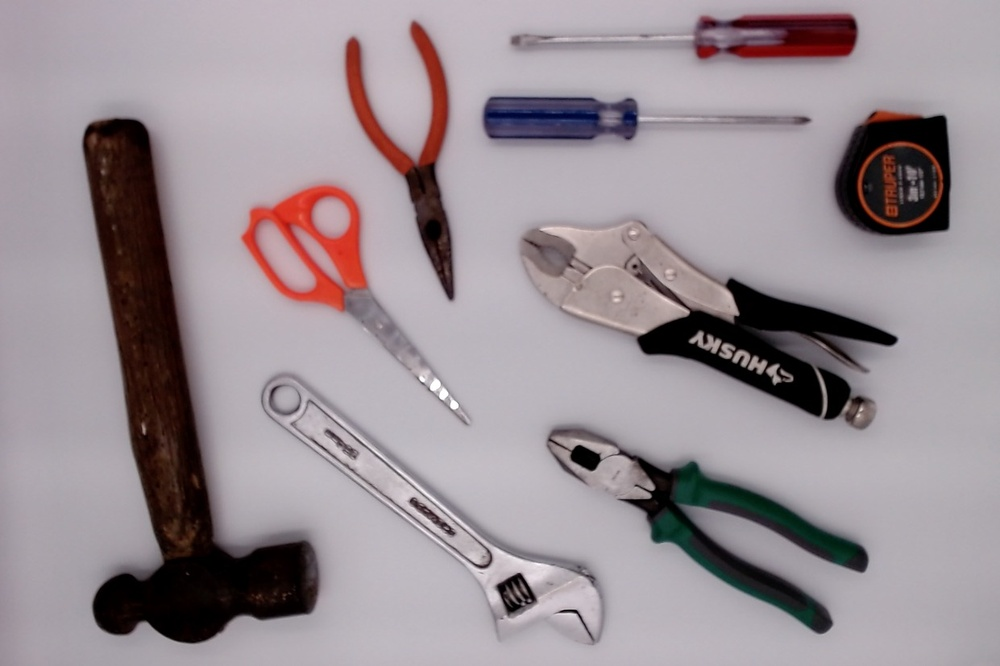
#> input picture python_code/todas_blanco2.jpg, 1000 x 666 px, shrunk from 1241 x 827 before the run
$ python bordes.py
#> lines starting #> are read from the running program, lines starting #| are printed output that depends on the picture; after the words box and inside, x2 and y2 are one past the last pixel; in counts of white or black regions, pixels touching at a corner belong together
import numpy as np
import cv2 as cv
from matplotlib import pyplot as plt

img = cv.imread('todas_blanco2.jpg', cv.IMREAD_GRAYSCALE)
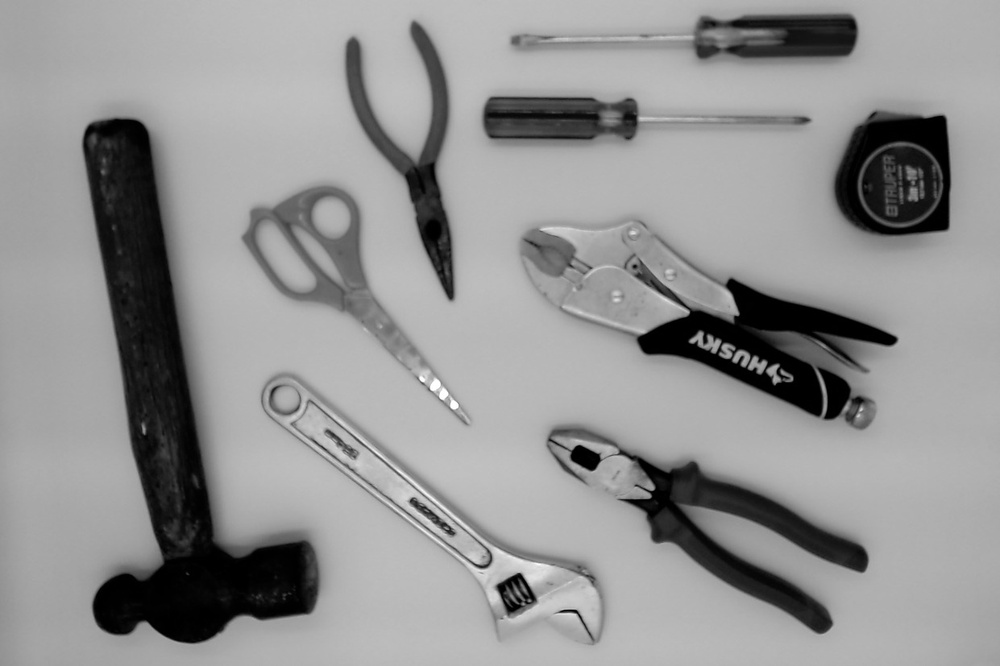
#> img: shape (666, 1000); min 0, max 255, mean 146.6

assert img is not None, "file could not be read, check with os.path.exists()"

im_floodfill = cv.Canny(img,100,200)
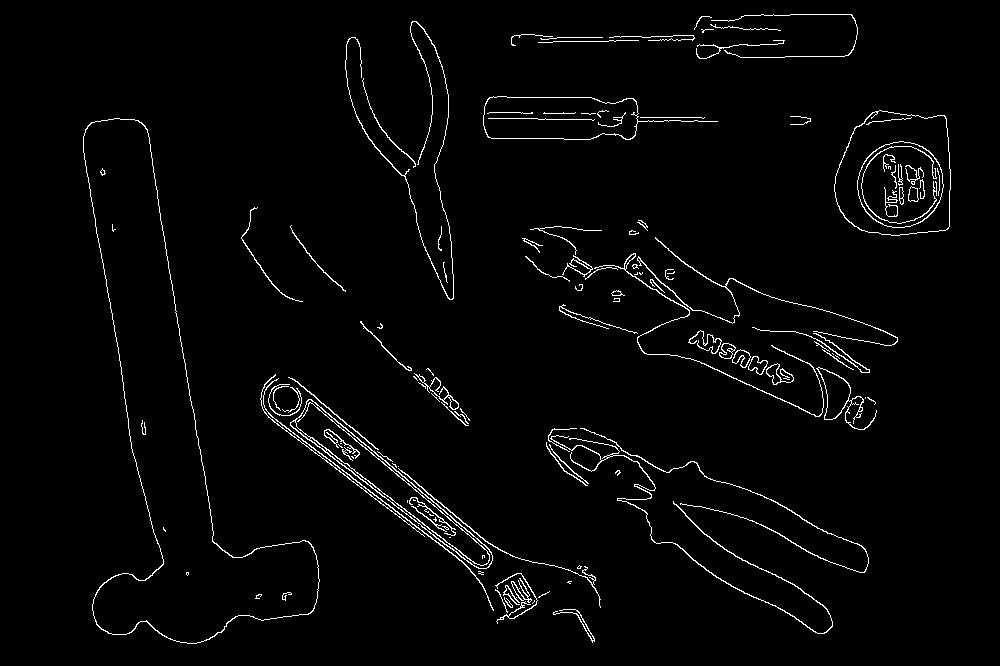
#> im_floodfill: shape (666, 1000); 2.4% white in thin lines or dots, all inside (x1, y1, x2, y2) = (83, 14, 951, 644)

plt.subplot(121),plt.imshow(img,cmap = 'gray')
plt.title('Original Image'), plt.xticks([]), plt.yticks([])

h, w = im_floodfill.shape[:2]
#> h = 666; w = 1000
mask = np.zeros((h+2, w+2), np.uint8)

# Floodfill from point (0, 0)
cv.floodFill(im_floodfill, mask, (0,0), 255);
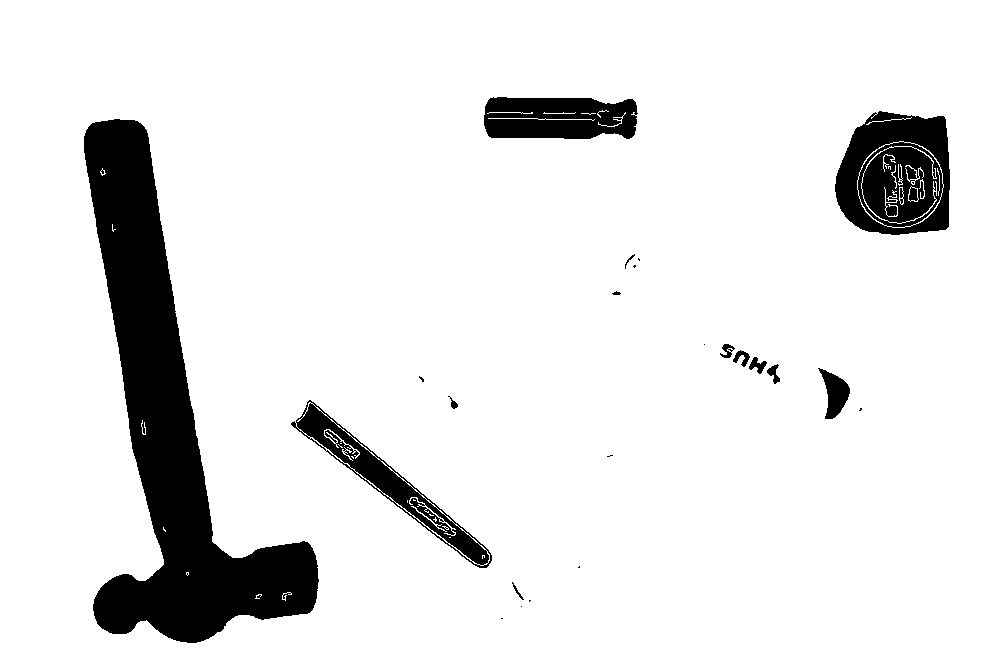
#> im_floodfill: shape (666, 1000); 90.2% white; 24 black regions (11 under 20 px), largest, box (x1, y1, x2, y2) and area: (84, 119, 319, 643) 42363, (835, 111, 950, 235) 10787, (484, 97, 638, 139) 5497

# Invert floodfilled image
im_floodfill_inv = cv.bitwise_not(im_floodfill)

# Combine the two images to get the foreground.
im_out = im_floodfill_inv

plt.subplot(122),plt.imshow(im_out,cmap = 'gray')
plt.title('Edge Image'), plt.xticks([]), plt.yticks([])

plt.show()
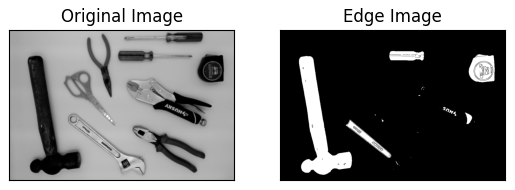
#> figure drawn by matplotlib, 2 panels

$ run again, with python_code/ejemplo_bordes.png saved as python_code/todas_blanco2.jpg
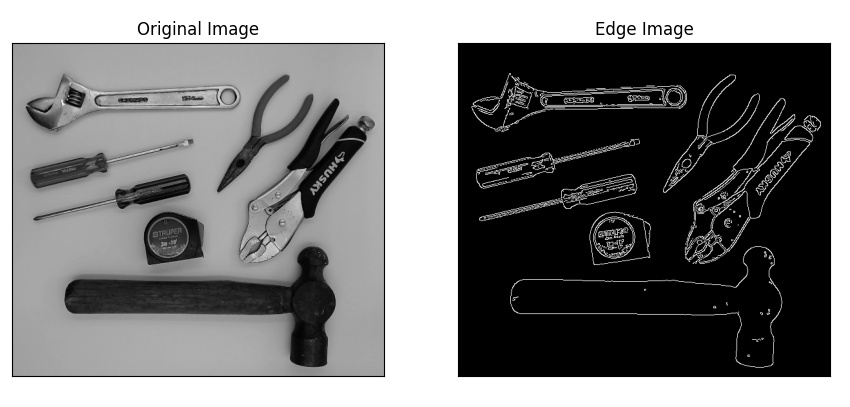
#> input picture python_code/ejemplo_bordes.png, 850 x 407 px
#> img is the input picture: shape (407, 850); min 0, max 255, mean 123
#> `im_floodfill = cv.Canny(img,100,200)`:
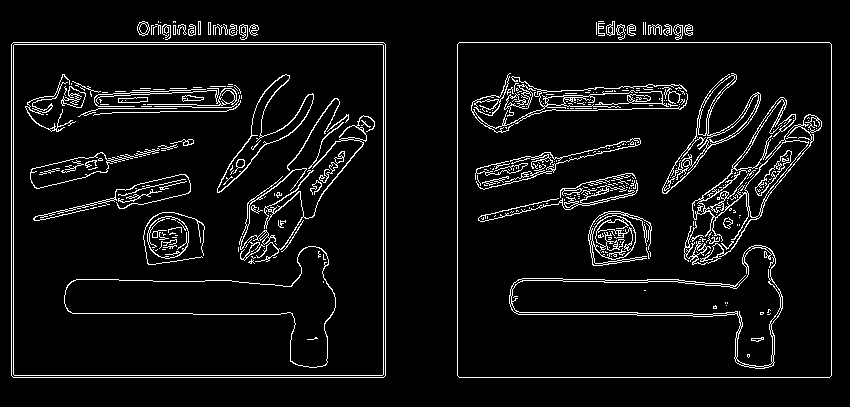
#> im_floodfill: shape (407, 850); 6.3% white in thin lines or dots, all inside (x1, y1, x2, y2) = (11, 21, 832, 378)
#> im_floodfill_inv: shape (407, 850); 67% white; 321 black regions (253 under 20 px), largest, box (x1, y1, x2, y2) and area: (0, 0, 850, 407) 96284, (684, 97, 822, 265) 1744, (509, 245, 783, 369) 1557
#> `plt.show()`:
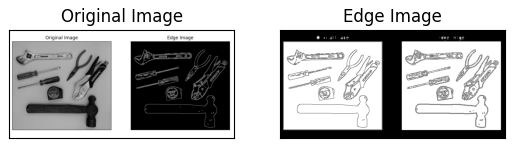
#> figure drawn by matplotlib, 2 panels

$ run again, with python_code/herramientas.png saved as python_code/todas_blanco2.jpg
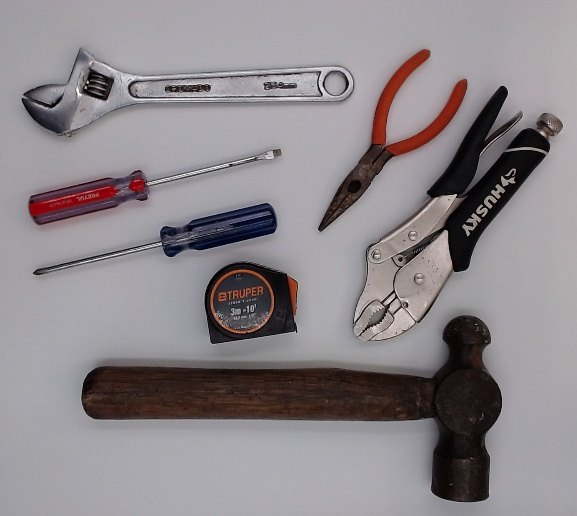
#> input picture python_code/herramientas.png, 577 x 516 px
#> `im_floodfill = cv.Canny(img,100,200)`:
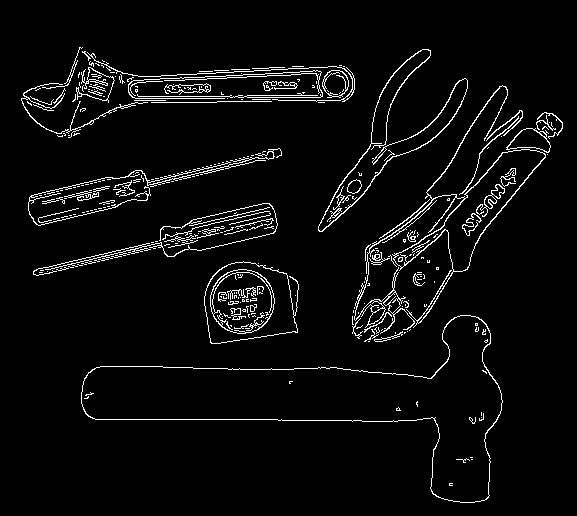
#> im_floodfill: shape (516, 577); 4.4% white in thin lines or dots, all inside (x1, y1, x2, y2) = (21, 47, 563, 503)
#> im_floodfill_inv: shape (516, 577); 12.7% white; 59 white regions (46 under 20 px), largest, box (x1, y1, x2, y2) and area: (82, 316, 502, 502) 26500, (205, 262, 297, 343) 4886, (394, 150, 545, 271) 4395
#> `plt.show()`:
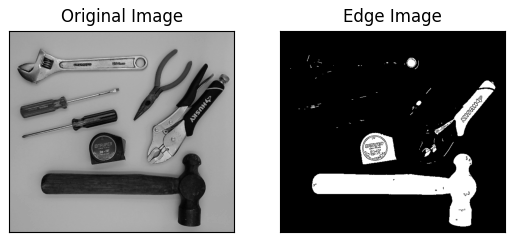
#> figure drawn by matplotlib, 2 panels
